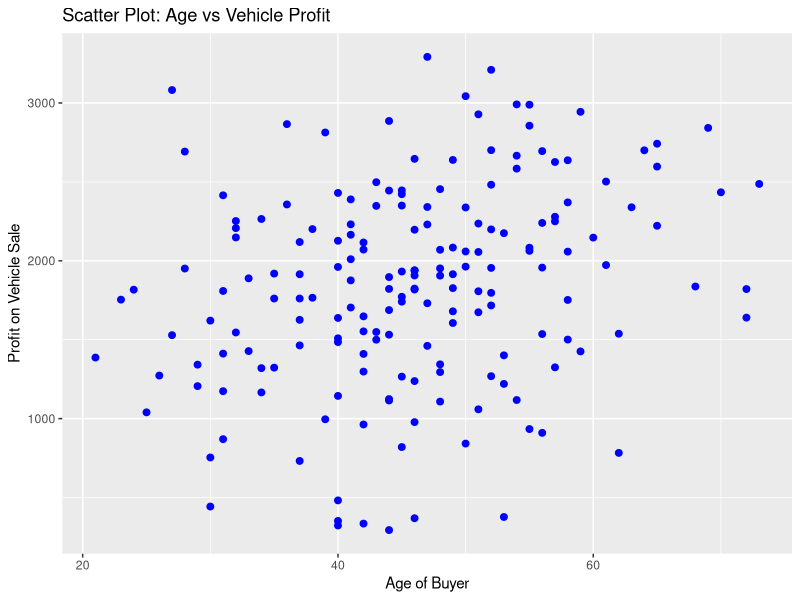

Here is the R script that generated this plot:
#Page No.444
library(ggplot2)

age <- c(21, 23, 24, 25, 26, 27, 27, 28, 28, 29, 29, 30, 30, 30, 31, 31, 31, 31, 31, 32, 32, 32, 32, 33, 33, 34, 34, 34, 35, 35, 35, 36, 36, 37, 37, 37, 37, 37, 37, 38, 38, 39, 39, 40, 40, 40, 40, 40, 40, 40, 40, 40, 40, 41, 41, 41, 41, 41, 41, 42, 42, 42, 42, 42, 42, 42, 42, 43, 43, 43, 43, 44, 44, 44, 44, 44, 44, 44, 44, 44, 45, 45, 45, 45, 45, 45, 45, 45, 46, 46, 46, 46, 46, 46, 46, 46, 46, 46, 47, 47, 47, 47, 47, 48, 48, 48, 48, 48, 48, 48, 49, 49, 49, 49, 49, 49, 50, 50, 50, 50, 50, 51, 51, 51, 51, 51, 51, 52, 52, 52, 52, 52, 52, 52, 52, 53, 53, 53, 53, 54, 54, 54, 54, 55, 55, 55, 55, 55, 56, 56, 56, 56, 56, 57, 57, 57, 57, 58, 58, 58, 58, 58, 59, 59, 60, 61, 61, 62, 62, 63, 64, 65, 65, 65, 68, 69, 70, 72, 72, 73)
profit <- c(1387, 1754, 1817, 1040, 1273, 1529, 3082, 1951, 2692, 1342, 1206, 443, 1621, 754, 1174, 2415, 1412, 870, 1809, 2207, 1546, 2252, 2148, 1889, 1428, 1320, 1166, 2265, 1919, 1323, 1761, 2357, 2866, 1464, 1761, 1626, 1915, 2119, 732, 1766, 2201, 2813, 996, 1961, 1509, 2430, 1144, 323, 1638, 1485, 352, 482, 2127, 2389, 2165, 1876, 2231, 2010, 1704, 1553, 963, 1298, 2071, 335, 2116, 1410, 1648, 1500, 2348, 2498, 1549, 1532, 1897, 294, 1115, 2445, 1822, 1124, 1688, 2886, 1266, 1932, 2422, 820, 1772, 2350, 2446, 1741, 369, 1238, 1818, 1907, 1940, 1938, 978, 2646, 1824, 2197, 1461, 1731, 3292, 2230, 2341, 1952, 2070, 1344, 1295, 1108, 1906, 2454, 1827, 1680, 1915, 2084, 1606, 2639, 3043, 2059, 1963, 842, 2338, 1674, 1059, 1807, 2928, 2056, 2236, 1269, 1797, 1955, 1717, 2701, 2482, 2199, 3210, 1220, 1401, 377, 2175, 2991, 1118, 2666, 2584, 2063, 2083, 2856, 934, 2989, 2695, 1957, 1536, 2240, 910, 1325, 2250, 2626, 2279, 2058, 1752, 2637, 1501, 2370, 1426, 2944, 2147, 1973, 2502, 783, 1538, 2339, 2700, 2597, 2222, 2742, 1837, 2842, 2434, 1640, 1821, 2487)

data <- data.frame(Age = age, Profit = profit)

ggplot(data, aes(x = Age, y = Profit)) +
  geom_point(color = "blue", size = 2) +
  labs(title = "Scatter Plot: Age vs Vehicle Profit",
       x = "Age of Buyer",
       y = "Profit on Vehicle Sale") 

cor_coeff <- cor(data$Age, data$Profit)
cat("Correlation Coefficient:", round(cor_coeff,3))

if (cor_coeff > 0) {
  cat("There is a positive correlation, meaning that as the buyer's age increases, the profit on vehicle sales tends to increase.")
} else if (cor_coeff < 0) {
  cat("There is a negative correlation, meaning that as the buyer's age increases, the profit on vehicle sales tends to decrease.")
} else {
  cat("There is no correlation between buyer's age and vehicle profit.")
}
